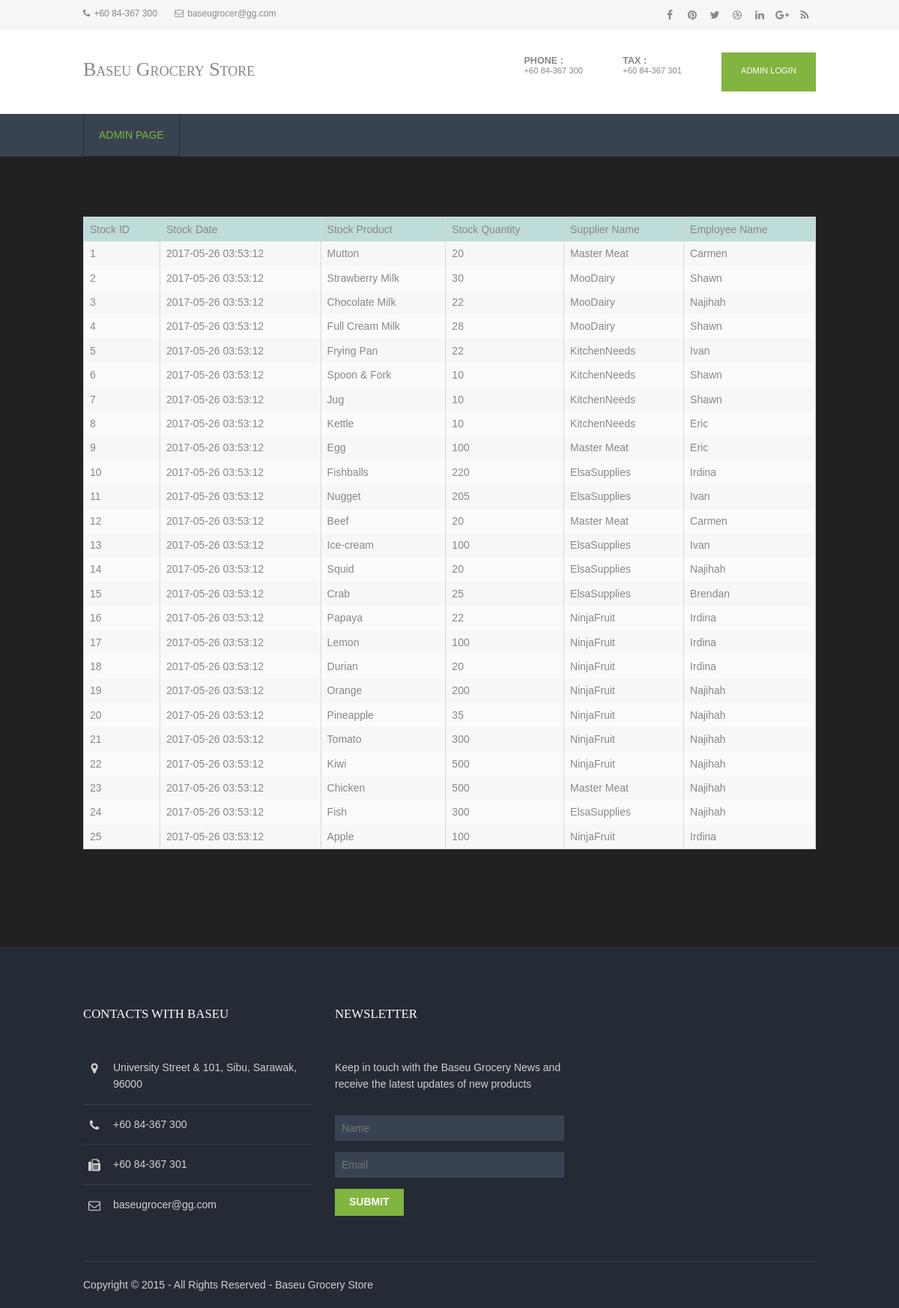
The app's page /view_supplying.php with its own data.
### tables this page shows
CREATE TABLE `supplying` (
  `stock_id` int(11) NOT NULL,
  `stock_date` timestamp NOT NULL DEFAULT CURRENT_TIMESTAMP ON UPDATE CURRENT_TIMESTAMP,
  `stock_product` varchar(255) NOT NULL,
  `quantity` int(11) DEFAULT NULL,
  `supp_id` int(11) DEFAULT NULL,
  `pro_id` int(11) NOT NULL,
  `emp_id` int(11) NOT NULL
);

CREATE TABLE `supplier` (
  `supp_id` int(11) NOT NULL,
  `supp_name` varchar(255) NOT NULL,
  `supp_contact` varchar(50) NOT NULL,
  `supp_email` varchar(50) NOT NULL,
  `supp_city` varchar(255) NOT NULL,
  `supp_state` varchar(255) NOT NULL,
  `supp_type` varchar(255) NOT NULL,
  `supp_country` varchar(255) NOT NULL
);

CREATE TABLE `employees` (
  `emp_id` int(11) NOT NULL,
  `emp_name` varchar(255) NOT NULL,
  `emp_city` varchar(255) NOT NULL,
  `emp_email` varchar(50) NOT NULL,
  `emp_contact` varchar(50) NOT NULL,
  `emp_salary` decimal(15,2) NOT NULL,
  `emp_state` varchar(255) NOT NULL,
  `emp_country` varchar(255) NOT NULL,
  `emp_role` varchar(255) NOT NULL
);

### view_supplying.php (the view, shortened to what this page needs)
<?php
require('includes/config.php');
$result = $db->query("SELECT supplying.stock_id, supplying.stock_date, supplying.stock_product, supplying.quantity, supplier.supp_name, employees.emp_name FROM supplying
  INNER JOIN employees ON supplying.emp_id = employees.emp_id INNER JOIN supplier on supplying.supp_id = supplier.supp_id");
?>
<!DOCTYPE html>
<html>
<head>
<link href="layout/styles/layout.css" rel="stylesheet" type="text/css" media="all">
</head>
<body background="images/bg.jpg" id="top">
<div class="wrapper row0">
  <div id="topbar" class="hoc clear">
    <div class="fl_left">
      <ul class="nospace inline pushright">
        <li><i class="fa fa-phone"></i>+60 84-367 300</li>
        <li><i class="fa fa-envelope-o"></i>baseugrocer@gg.com</li>
      </ul>
    </div>
    <div class="fl_right">
      <ul class="faico clear">
        <li><a class="faicon-facebook" href="#"><i class="fa fa-facebook"></i></a></li>
        <li><a class="faicon-pinterest" href="#"><i class="fa fa-pinterest"></i></a></li>
        <li><a class="faicon-twitter" href="#"><i class="fa fa-twitter"></i></a></li>
        <li><a class="faicon-dribble" href="#"><i class="fa fa-dribbble"></i></a></li>
        <li><a class="faicon-linkedin" href="#"><i class="fa fa-linkedin"></i></a></li>
        <li><a class="faicon-google-plus" href="#"><i class="fa fa-google-plus"></i></a></li>
        <li><a class="faicon-rss" href="#"><i class="fa fa-rss"></i></a></li>
      </ul>
    </div>
  </div>
</div>
<div class="wrapper row1">
  <header id="header" class="hoc clear">
    <div id="logo" class="fl_left">
      <h1><a href="index.html">Baseu Grocery Store</a></h1>
    </div>
    <div id="quickinfo" class="fl_right">
      <ul class="nospace inline">
        <li><strong>Phone :</strong><br> +60 84-367 300</li>
        <li><strong>Tax :</strong><br> +60 84-367 301</li>
        <li><a class="btn" href="login.php">Admin Login</a></li>
      </ul>
    </div>
  </header>
</div>
<div class="wrapper row2">
  <nav id="mainav" class="hoc clear">
    <ul class="clear">
      <li class="active"><a href="memberpage.php">Admin Page</a></li>
    </ul>
  </nav>
</div>
<div class="wrapper row3" style="background-color : light-grey;" >
  <main class="hoc container clear">
    <div class="content">
      <div id="gallery">
        <table width='80%' border=0>
        <tr style="background-color : #BEDCD9;">
      		<td>Stock ID</td>
      		<td>Stock Date</td>
      		<td>Stock Product</td>
      		<td>Stock Quantity</td>
      		<td>Supplier Name</td>
      		<td>Employee Name</td>
      	</tr>
      	<?php
      	while($row = $result->fetch(PDO::FETCH_ASSOC)) {
      		echo "<tr>";
      		echo "<td>".$row['stock_id']."</td>";
      		echo "<td>".$row['stock_date']."</td>";
      		echo "<td>".$row['stock_product']."</td>";
      		echo "<td>".$row['quantity']."</td>";
      		echo "<td>".$row['supp_name']."</td>";
      		echo "<td>".$row['emp_name']."</td>";
      	}
      	?>
      	</table>
      </div>
    </div>
  </main>
</div>
<div class="wrapper row4">
  <footer id="footer" class="hoc clear">
    <div class="one_third first">
      <h6 class="title">Contacts with Baseu</h6>
      <ul class="nospace linklist contact">
        <li><i class="fa fa-map-marker"></i>
          <address>
          University Street &amp; 101, Sibu, Sarawak, 96000
          </address>
        </li>
        <li><i class="fa fa-phone"></i> +60 84-367 300<br></li>
        <li><i class="fa fa-fax"></i> +60 84-367 301</li>
        <li><i class="fa fa-envelope-o"></i> baseugrocer@gg.com</li>
      </ul>
    </div>
    <div class="one_third">
      <h6 class="title">Newsletter</h6>
      <p class="btmspace-30">Keep in touch with the Baseu Grocery News and receive the latest updates of new products</p>
      <form method="post" action="#">
        <fieldset>
          <input class="btmspace-15" type="text" value="" placeholder="Name">
          <input class="btmspace-15" type="text" value="" placeholder="Email">
          <button type="submit" value="submit">Submit</button>
        </fieldset>
      </form>
    </div>
  </footer>
</div>
<div class="wrapper row5">
  <div id="copyright" class="hoc clear">
    <p class="fl_left">Copyright &copy; 2015 - All Rights Reserved - <a href="#">Baseu Grocery Store</a></p>
  </div>
</div>
</body>
</html>

### layout/styles/layout.css (style rules this page uses)
#topbar { padding:5px 0; font-size:12px; }
#topbar .fl_left { margin-top:4px; }
#topbar .fl_left .inline > li i { margin:0 5px 0 0; line-height:normal; }
#topbar .faico li { margin:0; }
#header { padding:30px 0; }
#header #logo { margin-top:8px; font-variant:small-caps; }
#header #logo h1 { margin:0; padding:0; font-size:26px; }
#header #quickinfo { font-size:.8rem; text-transform:uppercase; }
#header #quickinfo li { margin-right:50px; }
#header #quickinfo li:last-child { margin-right:0; }
#header #quickinfo strong { display:block; margin:0 0 -5px 0; padding:0; font-size:.9rem; }
.container { padding:80px 0; }
#footer { padding:80px 0 60px; }
#footer .title { margin:0 0 50px 0; padding:0; font-size:1.2rem; text-transform:uppercase; }
#footer .linklist li { display:block; margin-bottom:15px; padding:0 0 15px 0; border-bottom:1px solid; }
#footer .linklist li:last-child { margin:0; padding:0; border:none; }
#footer .linklist li::before, #footer .linklist li::after { display:table; content:""; }
#footer .linklist li, #footer .linklist li::after { clear:both; }
#footer .contact.linklist li, #footer .contact.linklist li:last-child { position:relative; padding-left:40px; }
#footer .contact li * { margin:0; padding:0; line-height:1.6; }
#footer .contact li i { display:block; position:absolute; top:0; left:0; width:30px; font-size:16px; text-align:center; }
#footer input, #footer button { border:1px solid; }
#footer input { display:block; width:100%; padding:8px; }
#footer button { padding:8px 18px 10px; text-transform:uppercase; font-weight:700; cursor:pointer; }
#copyright { padding:20px 0; border-top:1px solid; }
#copyright * { margin:0; padding:0; }
*, *::before, *::after { transition:all .3s ease-in-out; }
nav ul, nav ol { margin:0; padding:0; list-style:none; }
#mainav, #breadcrumb, .sidebar nav { line-height:normal; }
#mainav li { display:block; position:relative; float:left; margin:0; padding:0; text-transform:uppercase; }
#mainav li:last-child { margin-right:0; }
#mainav ul.clear { border:solid; border-width:0 0 0 1px; }
#mainav li a { display:block; padding:20px; border:solid; border-width:0 1px 1px 0; border-collapse:collapse; }
table, th, td { border:1px solid; border-collapse:collapse; vertical-align:top; }
table, th { table-layout:auto; }
table { width:100%; margin-bottom:15px; }
th, td { padding:5px 8px; }
td { border-width:0 1px; }
#gallery { display:block; width:100%; margin-bottom:50px; }
.faico { margin:0; padding:0; list-style:none; }
.faico li { display:inline-block; float:left; margin:0 2px 0 0; padding:0; line-height:normal; }
.faico li:last-child { margin-right:0; }
.faico a { display:inline-block; width:30px; height:30px; line-height:30px; font-size:14px; text-align:center; }
.faico a { color:inherit; background-color:transparent; }
body { color:#888888; background-color:#252B34; }
a { color:#82B440; }
.btn, .btn.inverse:hover { color:#FFFFFF; background-color:#82B440; border-color:#82B440; }
.row0 { color:#888888; background-color:#F6F6F6; }
.row1 { color:#888888; background-color:#FFFFFF; }
.row2, .row2 a { color:#FFFFFF; background-color:#394251; }
.row3 { color:#888888; background-color:#212121; }
.row4 { color:#D0D0D0; background-color:#252B34; }
.row5, .row5 a { color:#D0D0D0; background-color:#252B34; }
#header #logo * { color:inherit; }
#footer .title { color:#FFFFFF; }
#footer .linklist li { border-color:#394251; }
#footer input, #footer button { border-color:transparent; }
#footer input { color:#FFFFFF; background-color:#394251; }
#footer button { color:#FFFFFF; background-color:#82B440; }
#copyright { border-color:#394251; }
#mainav ul.clear { border-color:#252B34; }
#mainav li a { color:inherit; background-color:inherit; border-color:#252B34; }
#mainav .active a, #mainav a:hover, #mainav li:hover > a { color:#82B440; background-color:inherit; }
table, th, td, #comments .avatar, #comments input, #comments textarea { border-color:#D7D7D7; }
tr, #comments li, #comments input[type="submit"], #comments input[type="reset"] { color:inherit; background-color:#FBFBFB; }
tr:nth-child(even), #comments li:nth-child(even) { color:inherit; background-color:#F7F7F7; }
@media screen and (min-width:978px) { .hoc { max-width:978px; } }

### records on screen
supplying: stock_id "1", stock_date "2017-05-26 03:53:12", stock_product "Mutton", quantity "20", supp.supp_name "Master Meat", emp.emp_name "Carmen"
supplying: stock_id "2", stock_date "2017-05-26 03:53:12", stock_product "Strawberry Milk", quantity "30", supp.supp_name "MooDairy", emp.emp_name "Shawn"
supplying: stock_id "3", stock_date "2017-05-26 03:53:12", stock_product "Chocolate Milk", quantity "22", supp.supp_name "MooDairy", emp.emp_name "Najihah"
supplying: stock_id "4", stock_date "2017-05-26 03:53:12", stock_product "Full Cream Milk", quantity "28", supp.supp_name "MooDairy", emp.emp_name "Shawn"
supplying: stock_id "5", stock_date "2017-05-26 03:53:12", stock_product "Frying Pan", quantity "22", supp.supp_name "KitchenNeeds", emp.emp_name "Ivan"
supplying: stock_id "6", stock_date "2017-05-26 03:53:12", stock_product "Spoon & Fork", quantity "10", supp.supp_name "KitchenNeeds", emp.emp_name "Shawn"
supplying: stock_id "7", stock_date "2017-05-26 03:53:12", stock_product "Jug", quantity "10", supp.supp_name "KitchenNeeds", emp.emp_name "Shawn"
supplying: stock_id "8", stock_date "2017-05-26 03:53:12", stock_product "Kettle", quantity "10", supp.supp_name "KitchenNeeds", emp.emp_name "Eric"
supplying: stock_id "9", stock_date "2017-05-26 03:53:12", stock_product "Egg", quantity "100", supp.supp_name "Master Meat", emp.emp_name "Eric"
supplying: stock_id "10", stock_date "2017-05-26 03:53:12", stock_product "Fishballs", quantity "220", supp.supp_name "ElsaSupplies", emp.emp_name "Irdina"
supplying: stock_id "11", stock_date "2017-05-26 03:53:12", stock_product "Nugget", quantity "205", supp.supp_name "ElsaSupplies", emp.emp_name "Ivan"
supplying: stock_id "12", stock_date "2017-05-26 03:53:12", stock_product "Beef", quantity "20", supp.supp_name "Master Meat", emp.emp_name "Carmen"
supplying: stock_id "13", stock_date "2017-05-26 03:53:12", stock_product "Ice-cream", quantity "100", supp.supp_name "ElsaSupplies", emp.emp_name "Ivan"
supplying: stock_id "14", stock_date "2017-05-26 03:53:12", stock_product "Squid", quantity "20", supp.supp_name "ElsaSupplies", emp.emp_name "Najihah"
supplying: stock_id "15", stock_date "2017-05-26 03:53:12", stock_product "Crab", quantity "25", supp.supp_name "ElsaSupplies", emp.emp_name "Brendan"
supplying: stock_id "16", stock_date "2017-05-26 03:53:12", stock_product "Papaya", quantity "22", supp.supp_name "NinjaFruit", emp.emp_name "Irdina"
supplying: stock_id "17", stock_date "2017-05-26 03:53:12", stock_product "Lemon", quantity "100", supp.supp_name "NinjaFruit", emp.emp_name "Irdina"
supplying: stock_id "18", stock_date "2017-05-26 03:53:12", stock_product "Durian", quantity "20", supp.supp_name "NinjaFruit", emp.emp_name "Irdina"
supplying: stock_id "19", stock_date "2017-05-26 03:53:12", stock_product "Orange", quantity "200", supp.supp_name "NinjaFruit", emp.emp_name "Najihah"
supplying: stock_id "20", stock_date "2017-05-26 03:53:12", stock_product "Pineapple", quantity "35", supp.supp_name "NinjaFruit", emp.emp_name "Najihah"
supplying: stock_id "21", stock_date "2017-05-26 03:53:12", stock_product "Tomato", quantity "300", supp.supp_name "NinjaFruit", emp.emp_name "Najihah"
supplying: stock_id "22", stock_date "2017-05-26 03:53:12", stock_product "Kiwi", quantity "500", supp.supp_name "NinjaFruit", emp.emp_name "Najihah"
supplying: stock_id "23", stock_date "2017-05-26 03:53:12", stock_product "Chicken", quantity "500", supp.supp_name "Master Meat", emp.emp_name "Najihah"
supplying: stock_id "24", stock_date "2017-05-26 03:53:12", stock_product "Fish", quantity "300", supp.supp_name "ElsaSupplies", emp.emp_name "Najihah"
supplying: stock_id "25", stock_date "2017-05-26 03:53:12", stock_product "Apple", quantity "100", supp.supp_name "NinjaFruit", emp.emp_name "Irdina"
